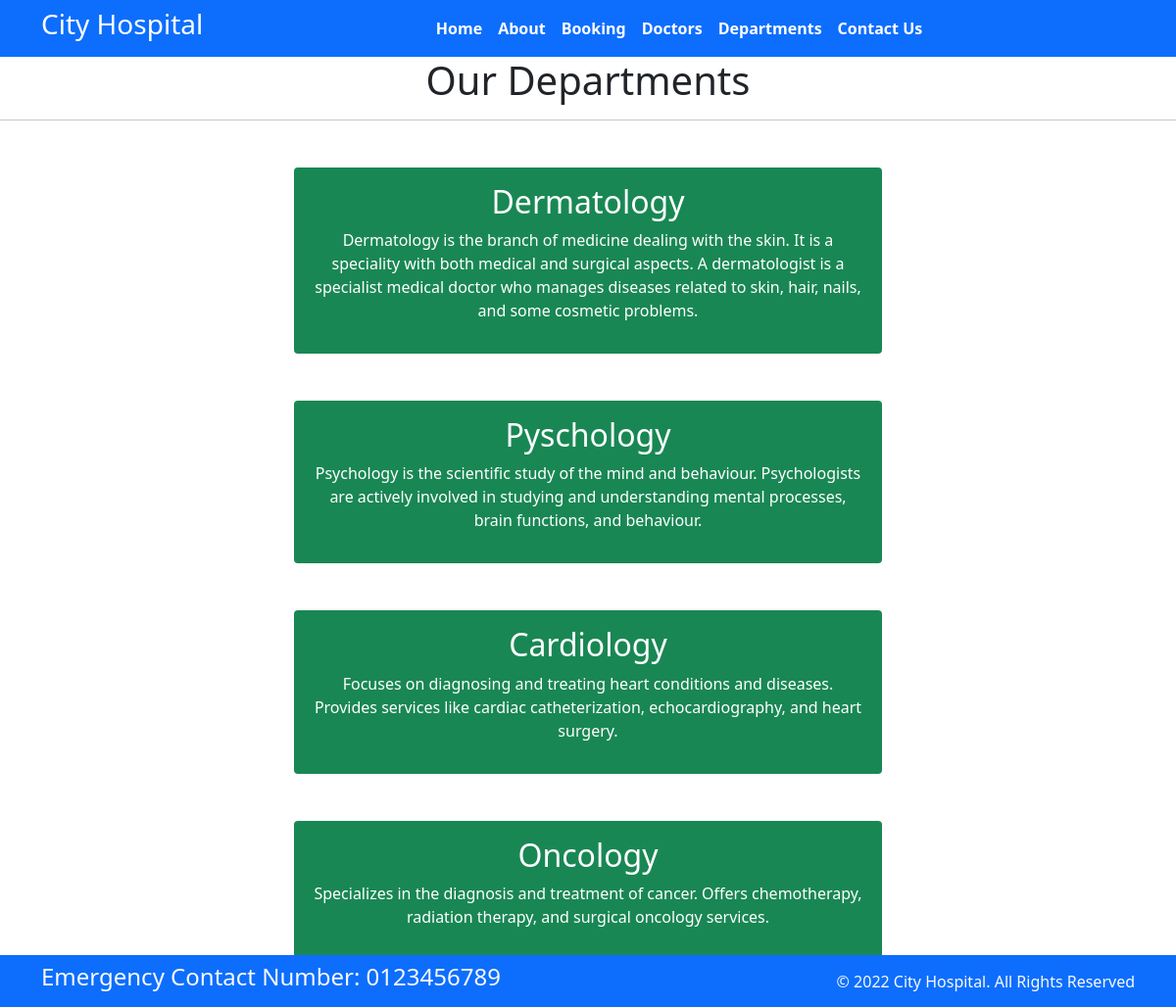
Screenshot of /department with the database file from the repository.
### home/models.py (models this page shows, shortened)
class Departments(models.Model):
    dep_name = models.CharField(max_length=100)
    dep_description = models.TextField()

### home/views.py (the view)
# urls.py: path('department', views.department, name='department'),
def department(request):
    dict_dept={
        'dept': Departments.objects.all()
    }
    return render(request, 'department.html', dict_dept)

### templates/department.html (shortened to what this page needs)
{% extends "base.html" %}
{% block content %}
    <h1 class="text-center">Our Departments</h1>
    <hr>
    {% for d in dept %}
    <div class="mx-auto w-50 bg-success text-center text-white p-3 my-5  border-warning rounded">
        <h2>{{d.dep_name}}</h2>
        <p>{{d.dep_description}}</p>
    </div>
    {% endfor %}
{% endblock content %}

### rows the page displays
Departments: dep_name "Dermatology", dep_description "Dermatology is the branch of medicine dealing with the skin. It is a speciality with both medical and surgical aspects. A dermatologist is a specialist medical doctor who manages diseases related to skin, hair, nails, and some cosmetic problems."
Departments: dep_name "Pyschology", dep_description "Psychology is the scientific study of the mind and behaviour. Psychologists are actively involved in studying and understanding mental processes, brain functions, and behaviour."
Departments: dep_name "Cardiology", dep_description "Focuses on diagnosing and treating heart conditions and diseases. Provides services like cardiac catheterization, echocardiography, and heart surgery."
Departments: dep_name "Oncology", dep_description "Specializes in the diagnosis and treatment of cancer. Offers chemotherapy, radiation therapy, and surgical oncology services."
